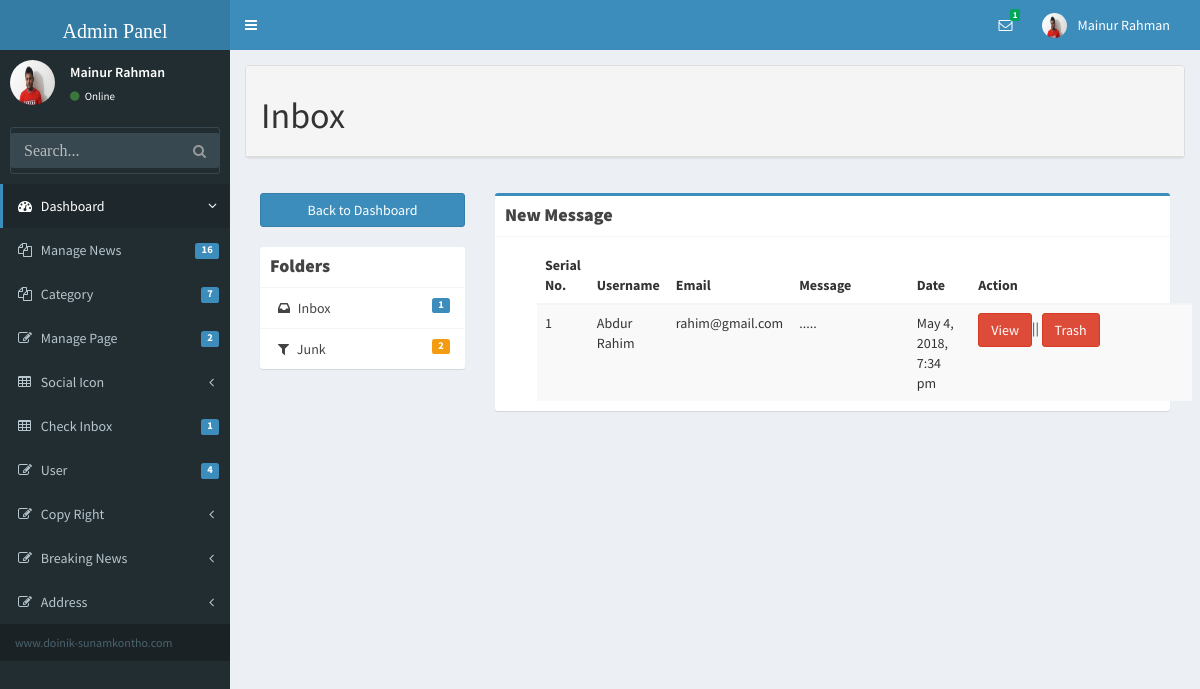
/admin/inbox.php (signed in), run on the app's committed database.
### tables this page shows
CREATE TABLE `user_contact` (
  `id` int(11) NOT NULL,
  `username` varchar(32) NOT NULL,
  `email` varchar(32) NOT NULL,
  `comments` text NOT NULL,
  `flag` int(11) NOT NULL DEFAULT '0',
  `date` timestamp NOT NULL DEFAULT CURRENT_TIMESTAMP
);

### library/Database.php (called while the page is built, shortened)
<?php
Class Database{
	public $host   = DB_HOST;
	public $user   = DB_USER;
	public $pass   = DB_PASS;
	public $dbname = DB_NAME;
	public $link;
	private function connectDB(){
	$this->link = new mysqli($this->host, $this->user, $this->pass, $this->dbname);
     $this->link->query("set_character_setresults='utf8'");
     $this->link->set_charset("utf8");
   }
	public function select($query){
		$result = $this->link->query($query) or die($this->link->error.__LINE__);
		if($result->num_rows > 0){
			return $result;
		} else {
			return false;
		}
	}
}

### library/Session.php (called while the page is built, shortened)
<?php
class Session
{
	public static function get($key){
		if (isset($_SESSION[$key])){
			$result = $_SESSION[$key];
		}
		if (isset($result)) {
			return $result;
		}else{
			return false;
		}
	}
}
?>

### library/Helper.php (called while the page is built, shortened)
<?php
class helper{
	public function formatDate($date){
		return date('F j, Y, g:i a', strtotime($date));
	}
	public function textShorten($text, $limit = 500){
        $text = $text." ";
        $text = substr($text, 0, $limit);
        $text = substr($text, 0, strrpos($text, ' '));
        $text = $text.".....";
        return $text;
	}
}
?>

### admin/inbox.php (the view, shortened to what this page needs)
<?php include('include/header.php'); ?>
   <?php include('include/sidebar.php'); ?>
      <div class="content-wrapper">
        <section class="content">
          <div class="row">
            <div class="col-md-12">
            <div class="panel panel-default">
              <div class="panel-heading">
          <h1>
            Inbox
          </h1>
              </div>
          </div>
               <section class="content">
          <div class="row">
            <div class="col-md-3">
              <a href="index.php" class="btn btn-primary btn-block margin-bottom">Back to Dashboard</a>
              <div class="box box-solid">
                <div class="box-header with-border">
                  <h3 class="box-title">Folders</h3>
                </div>
                <div class="box-body no-padding">
                  <ul class="nav nav-pills nav-stacked">
                    <li><a href="inbox.php"><i class="fa fa-inbox"></i> Inbox
           <?php
               $sql = "SELECT * FROM  user_contact WHERE flag = '0'";
               $message = $db->select($sql);
               if ($message) {
                $i = 0;
                  while ( $result = $message->fetch_assoc()) {
                    $i++;
           ?>
                      <span class="label label-primary pull-right"><?php if (isset($i)) {
                      echo $i;
                      } else echo "0"; ?></span>
                       <?php   }  } ?>
                    </a>
                  </li>
                    <li><a href="junk.php"><i class="fa fa-filter"></i> Junk
          <?php
               $sql = "SELECT * FROM  user_contact WHERE flag = '1'";
               $message = $db->select($sql);
               if ($message) {
                $i = 0;
                  while ( $result = $message->fetch_assoc()) {
                    $i++;
             }  }
           ?>
                     <span class="label label-waring pull-right"><?php if (isset($i)) {
                      echo $i;
                      } else echo "0"; ?>
                   </a></li>
                  </ul>
                </div>
              </div>
            </div>
            <div class="col-md-9">
              <div class="box box-primary">
                <div class="box-header with-border">
                  <h3 class="box-title">New Message</h3>
                </div>
                <div class="box-body">
                    <table class="table table-striped" style="margin-left: 32px;">
                      <thead>
                          <tr>
                          <th width="10">Serial No.</th>
                          <th width="10%">Username</th>
                          <th width="10%">Email</th>
                          <th width="20%">Message</th>
                          <th width="10%">Date</th>
                          <th width="40%">Action</th>
                        </tr>
                     </thead>
         <?php
               $sql = "SELECT * FROM  user_contact WHERE flag = '0' ORDER BY id DESC LIMIT 5";
               $message = $db->select($sql);
               if ($message) {
                $i = 0;
                  while ( $result = $message->fetch_assoc()) {
                    $i++;
          ?>
                      <tbody>
                        <tr>
                          <td><?php echo $i; ?></td>
                          <td><?php echo $result['username'];?></td>
                          <td><?php echo $result['email'];?></td>
                          <td><?php echo  $sql_injection->textShorten($result['comments'],20);?></td>
                          <td><?php echo $sql_injection->formatDate($result['date']); ?></td>
                          <td><a href="seentext.php?textid=<?php echo $result['id']; ?>" class="btn btn-danger">View</a>|| <a onclick ="return confirm('Are you sure to send this text to trash box?')" href="?trashid=<?php echo $result['id']; ?>" class="btn btn-danger">Trash</a></td></td>
                        </tr>
                      </tbody>
                 <?php } } ?>
                    </table>
          </div>
        </div>
                </div>
              </div>
            </div>
          </div>
        </section>
           </div>
          </div>
  </body>
</html>
<?php include 'include/footer.php'; ?>

### admin/include/header.php (shortened to what this page needs)
<?php include '../library/Session.php';
?>
<?php include '../library/Database.php'; ?>
<?php include '../library/Helper.php'; ?>
<?php
 $db = new Database();
 $sql_injection = new helper()
?>
<!DOCTYPE html>
<html>
  <head>
    <link href="bootstrap/css/bootstrap.min.css" rel="stylesheet" type="text/css" />
    <link href="https://maxcdn.bootstrapcdn.com/font-awesome/4.3.0/css/font-awesome.min.css" rel="stylesheet" type="text/css" />
    <link href="http://code.ionicframework.com/ionicons/2.0.0/css/ionicons.min.css" rel="stylesheet" type="text/css" />
    <link href="dist/css/AdminLTE.min.css" rel="stylesheet" type="text/css" />
    <link href="dist/css/skins/_all-skins.min.css" rel="stylesheet" type="text/css" />
    <link href="dist/css/font-awesome.min.css" rel="stylesheet" type="text/css" />
    <link rel="stylesheet" type="text/css" href="dist/css/form.css"/>
    <link rel="stylesheet" href="//code.jquery.com/ui/1.12.1/themes/base/jquery-ui.css"/>
  </head>
  <body class="skin-blue">
    <div class="wrapper">
      <?php
    $userId = Session::get('userId');
      ?>
      <header class="main-header">
        <a href="index.php" class="logo"><h1 style="font-family: impact; font-size: 20px;">Admin Panel</h1></a>
        <nav class="navbar navbar-static-top" role="navigation">
          <a href="#" class="sidebar-toggle" data-toggle="offcanvas" role="button">
          </a>
          <div class="navbar-custom-menu">
            <ul class="nav navbar-nav">
              <li class="dropdown messages-menu">
                <a href="#" class="dropdown-toggle" data-toggle="dropdown">
                  <i class="fa fa-envelope-o"></i>
              <?php
                 $query  = "SELECT * FROM user_contact where flag = '0'";
              $result = $db->select($query);
              if ($result) {
                $i=0;
                while ($data = $result->fetch_assoc()) {
                 $i++;
               ?>
               <?php } } ?>
                  <span class="label label-success"><?php if (isset($i)) {
                   echo $i;
                  } else echo"0" ?></span>
                </a>
              </li>
              <li class="dropdown user user-menu">
                <?php
                 $query  = "SELECT * FROM tbl_admin where id = '$userId'";
              $result = $db->select($query);
              if ($result) {
                while ($data = $result->fetch_assoc()) {
               ?>
                <a href="#" class="dropdown-toggle" data-toggle="dropdown">
                  <img src="<?php  echo $data['image']; ?>" class="user-image" alt=""/>
                  <span class="hidden-xs"><?php  echo $data['name']; ?></span>
                </a>
              </li>
              <?php }  } ?>
            </ul>
          </div>
        </nav>
      </header>

### admin/include/sidebar.php (shortened to what this page needs)
  <aside class="main-sidebar">
    <section class="sidebar">
      <div class="user-panel">
 <?php
$userId = Session::get('userId');
  ?>
          <?php
             $query  = "SELECT * FROM tbl_admin where id = '$userId'";
          $result = $db->select($query);
          if ($result) {
            while ($data = $result->fetch_assoc()) {
           ?>
        <div class="pull-left image">
          <img src="<?php  echo $data['image']; ?>" class="img-circle" alt="User Image" />
        </div>
        <div class="pull-left info">
          <p><?php  echo $data['name']; ?></p>
          <a href="#"><i class="fa fa-circle text-success"></i> Online</a>
        </div>
        <?php } } ?>
      </div>
      <form action="news_search.php" method="get" class="sidebar-form">
        <div class="input-group">
          <input type="text" name="search" class="form-control" placeholder="Search..." style="margin-bottom: 5px;" />
          <span class="input-group-btn">
            <button type='submit' id='search-btn' class="btn btn-flat"><i class="fa fa-search"></i></button>
          </span>
        </div>
      </form>
      <ul class="sidebar-menu">
        <li class="active treeview">
          <a href="index.php">
            <i class="fa fa-dashboard"></i> <span>Dashboard</span> <i class="fa fa-angle-left pull-right"></i>
          </a>
        </li>
        <li class="treeview">
          <a href="#">
            <i class="fa fa-files-o"></i>
            <span>Manage News</span>
           <?php
             $query  = "SELECT * FROM tbl_post";
          $result = $db->select($query);
          if ($result) {
            $i=0;
            while ($data = $result->fetch_assoc()) {
             $i++;
              }
            }
           ?>
            <span class="label label-primary pull-right"><?php echo $i; ?></span>
          </a>
        </li>
          <li class="treeview">
          <a href="#">
            <i class="fa fa-files-o"></i>
            <span>Category</span>
          <?php
             $query  = "SELECT * FROM category";
              $result = $db->select($query);
               if ($result) {
                $i=0;
                while ($data = $result->fetch_assoc()) {
               $i++;
              }
            }
           ?>
            <span class="label label-primary pull-right"><?php echo $i; ?></span>
          </a>
        </li>
        <li class="treeview">
          <a href="#">
            <i class="fa fa-edit"></i> <span>Manage Page</span>
            <?php
              $query  = "SELECT * FROM tbl_page";
               $result = $db->select($query);
                if ($result) {
                 $i=0;
                while ($data = $result->fetch_assoc()) {
               $i++;
              }
            }
           ?>
            <span class="label label-primary pull-right"><?php echo $i; ?></span>
          </a>
        </li>
        <li class="treeview">
          <a href="#">
            <i class="fa fa-table"></i> <span>Social Icon</span>
            <i class="fa fa-angle-left pull-right"></i>
          </a>
        </li>
        <li class="treeview">
          <a href="#">
            <i class="fa fa-table"></i> <span>Check Inbox</span>
            <?php
             $query  = "SELECT * FROM user_contact where flag='0'";
               $result = $db->select($query);
               if ($result) {
                 $i=0;
                while ($data = $result->fetch_assoc()) {
               $i++;
              }
            }
           ?>
            <span class="label label-primary pull-right"><?php echo $i; ?></span>
          </a>
        <?php
         $query  = "SELECT * FROM user_contact";
             $result = $db->select($query);
              if ($result) {
               $i=0;
                while ($data = $result->fetch_assoc()) {
               $i++;
              }
            }
           ?>
        </li>
        <li class="treeview">
          <a href="#">
            <i class="fa fa-edit"></i> <span>User</span>
         <?php
           $query  = "SELECT * FROM tbl_admin";
             $result = $db->select($query);
              if ($result) {
               $i=0;
                while ($data = $result->fetch_assoc()) {
               $i++;
              }
            }
           ?>
          <span class="label label-primary pull-right"><?php echo $i; ?></span>
          </a>
        </li>
        <li class="treeview">
          <a href="#">
            <i class="fa fa-edit"></i> <span>Copy Right</span>
            <i class="fa fa-angle-left pull-right"></i>
          </a>
        </li>
        <li class="treeview">
          <a href="#">
            <i class="fa fa-edit"></i> <span>Breaking News</span>
            <i class="fa fa-angle-left pull-right"></i>
          </a>
        </li>
         <li class="treeview">
          <a href="#">
            <i class="fa fa-edit"></i> <span>Address</span>
            <i class="fa fa-angle-left pull-right"></i>
          </a>
        </li>
        <li class="header">www.doinik-sunamkontho.com</li>
      </ul>
    </section>
  </aside>

### data on the page
user_contact: username "Abdur Rahim", email "rahim@gmail.com", comments ".....", date "May 4, 2018, 7:34 pm"

### other printed values
$i "1"
$data['name'] "Mainur Rahman"
$i "16"
$i "7"
$i "2"
$i "4"
